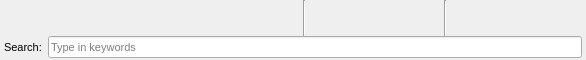
<?xml version="1.0" encoding="UTF-8"?>
<ui version="4.0">
 <class>MenueClass</class>
 <widget class="QWidget" name="MenueClass">
  <property name="geometry">
   <rect>
    <x>0</x>
    <y>0</y>
    <width>586</width>
    <height>60</height>
   </rect>
  </property>
  <property name="sizePolicy">
   <sizepolicy hsizetype="MinimumExpanding" vsizetype="Fixed">
    <horstretch>0</horstretch>
    <verstretch>0</verstretch>
   </sizepolicy>
  </property>
  <property name="minimumSize">
   <size>
    <width>0</width>
    <height>60</height>
   </size>
  </property>
  <property name="maximumSize">
   <size>
    <width>1000</width>
    <height>60</height>
   </size>
  </property>
  <property name="windowTitle">
   <string>WinMusik 3.0</string>
  </property>
  <property name="windowIcon">
   <iconset resource="../../resources.qrc">
    <normaloff>:/logo/resources/icon64.png</normaloff>:/logo/resources/icon64.png</iconset>
  </property>
  <layout class="QVBoxLayout" name="verticalLayout">
   <property name="spacing">
    <number>0</number>
   </property>
   <property name="margin" stdset="0">
    <number>0</number>
   </property>
   <item>
    <layout class="QHBoxLayout" name="horizontalLayout_3">
     <item>
      <widget class="QFrame" name="frame">
       <property name="enabled">
        <bool>true</bool>
       </property>
       <property name="sizePolicy">
        <sizepolicy hsizetype="Preferred" vsizetype="Preferred">
         <horstretch>0</horstretch>
         <verstretch>0</verstretch>
        </sizepolicy>
       </property>
       <property name="styleSheet">
        <string notr="true"/>
       </property>
       <property name="frameShape">
        <enum>QFrame::Shape::NoFrame</enum>
       </property>
       <property name="frameShadow">
        <enum>QFrame::Shadow::Plain</enum>
       </property>
       <property name="lineWidth">
        <number>0</number>
       </property>
       <property name="midLineWidth">
        <number>0</number>
       </property>
       <layout class="QHBoxLayout" name="horizontalLayout">
        <property name="spacing">
         <number>0</number>
        </property>
        <property name="margin" stdset="0">
         <number>0</number>
        </property>
        <item>
         <widget class="WMToolButton" name="toolButton_1">
          <property name="toolTip">
           <string>Music Cassette</string>
          </property>
          <property name="styleSheet">
           <string notr="true"/>
          </property>
          <property name="text">
           <string/>
          </property>
          <property name="icon">
           <iconset resource="../../resources.qrc">
            <normaloff>:/devices25/resources/tr25x25-0001.png</normaloff>:/devices25/resources/tr25x25-0001.png</iconset>
          </property>
          <property name="iconSize">
           <size>
            <width>25</width>
            <height>25</height>
           </size>
          </property>
          <property name="autoRaise">
           <bool>true</bool>
          </property>
         </widget>
        </item>
        <item>
         <widget class="WMToolButton" name="toolButton_2">
          <property name="toolTip">
           <string>Audio CD</string>
          </property>
          <property name="styleSheet">
           <string notr="true"/>
          </property>
          <property name="text">
           <string/>
          </property>
          <property name="icon">
           <iconset resource="../../resources.qrc">
            <normaloff>:/devices25/resources/tr25x25-0002.png</normaloff>:/devices25/resources/tr25x25-0002.png</iconset>
          </property>
          <property name="iconSize">
           <size>
            <width>25</width>
            <height>25</height>
           </size>
          </property>
          <property name="autoRaise">
           <bool>true</bool>
          </property>
         </widget>
        </item>
        <item>
         <widget class="WMToolButton" name="toolButton_3">
          <property name="toolTip">
           <string>Data Storage</string>
          </property>
          <property name="styleSheet">
           <string notr="true"/>
          </property>
          <property name="text">
           <string/>
          </property>
          <property name="icon">
           <iconset resource="../../resources.qrc">
            <normaloff>:/devices25/resources/tr25x25-0003.png</normaloff>:/devices25/resources/tr25x25-0003.png</iconset>
          </property>
          <property name="iconSize">
           <size>
            <width>25</width>
            <height>25</height>
           </size>
          </property>
          <property name="autoRaise">
           <bool>true</bool>
          </property>
         </widget>
        </item>
        <item>
         <widget class="WMToolButton" name="toolButton_4">
          <property name="toolTip">
           <string>Record</string>
          </property>
          <property name="styleSheet">
           <string notr="true"/>
          </property>
          <property name="text">
           <string/>
          </property>
          <property name="icon">
           <iconset resource="../../resources.qrc">
            <normaloff>:/devices25/resources/tr25x25-0004.png</normaloff>:/devices25/resources/tr25x25-0004.png</iconset>
          </property>
          <property name="iconSize">
           <size>
            <width>25</width>
            <height>25</height>
           </size>
          </property>
          <property name="autoRaise">
           <bool>true</bool>
          </property>
         </widget>
        </item>
        <item>
         <widget class="WMToolButton" name="toolButton_5">
          <property name="toolTip">
           <string>VHS-Tape</string>
          </property>
          <property name="styleSheet">
           <string notr="true"/>
          </property>
          <property name="text">
           <string/>
          </property>
          <property name="icon">
           <iconset resource="../../resources.qrc">
            <normaloff>:/devices25/resources/tr25x25-0005.png</normaloff>:/devices25/resources/tr25x25-0005.png</iconset>
          </property>
          <property name="iconSize">
           <size>
            <width>25</width>
            <height>25</height>
           </size>
          </property>
          <property name="autoRaise">
           <bool>true</bool>
          </property>
         </widget>
        </item>
        <item>
         <widget class="WMToolButton" name="toolButton_6">
          <property name="toolTip">
           <string>Other</string>
          </property>
          <property name="styleSheet">
           <string notr="true"/>
          </property>
          <property name="text">
           <string/>
          </property>
          <property name="icon">
           <iconset resource="../../resources.qrc">
            <normaloff>:/devices25/resources/tr25x25-0006.png</normaloff>:/devices25/resources/tr25x25-0006.png</iconset>
          </property>
          <property name="iconSize">
           <size>
            <width>25</width>
            <height>25</height>
           </size>
          </property>
          <property name="autoRaise">
           <bool>true</bool>
          </property>
         </widget>
        </item>
        <item>
         <widget class="WMToolButton" name="toolButton_7">
          <property name="toolTip">
           <string>MP3-CD</string>
          </property>
          <property name="styleSheet">
           <string notr="true"/>
          </property>
          <property name="text">
           <string/>
          </property>
          <property name="icon">
           <iconset resource="../../resources.qrc">
            <normaloff>:/devices25/resources/tr25x25-0007.png</normaloff>:/devices25/resources/tr25x25-0007.png</iconset>
          </property>
          <property name="iconSize">
           <size>
            <width>25</width>
            <height>25</height>
           </size>
          </property>
          <property name="autoRaise">
           <bool>true</bool>
          </property>
         </widget>
        </item>
        <item>
         <widget class="WMToolButton" name="toolButton_8">
          <property name="toolTip">
           <string>Tape</string>
          </property>
          <property name="styleSheet">
           <string notr="true"/>
          </property>
          <property name="text">
           <string/>
          </property>
          <property name="icon">
           <iconset resource="../../resources.qrc">
            <normaloff>:/devices25/resources/tr25x25-0008.png</normaloff>:/devices25/resources/tr25x25-0008.png</iconset>
          </property>
          <property name="iconSize">
           <size>
            <width>25</width>
            <height>25</height>
           </size>
          </property>
          <property name="autoRaise">
           <bool>true</bool>
          </property>
         </widget>
        </item>
        <item>
         <widget class="WMToolButton" name="toolButton_9">
          <property name="toolTip">
           <string>Audio DVD</string>
          </property>
          <property name="autoFillBackground">
           <bool>false</bool>
          </property>
          <property name="styleSheet">
           <string notr="true"/>
          </property>
          <property name="text">
           <string/>
          </property>
          <property name="icon">
           <iconset resource="../../resources.qrc">
            <normaloff>:/devices25/resources/tr25x25-0009.png</normaloff>:/devices25/resources/tr25x25-0009.png</iconset>
          </property>
          <property name="iconSize">
           <size>
            <width>25</width>
            <height>25</height>
           </size>
          </property>
          <property name="autoRaise">
           <bool>true</bool>
          </property>
         </widget>
        </item>
       </layout>
      </widget>
     </item>
     <item>
      <widget class="Line" name="line">
       <property name="orientation">
        <enum>Qt::Orientation::Vertical</enum>
       </property>
      </widget>
     </item>
     <item>
      <widget class="QFrame" name="frame_2">
       <property name="enabled">
        <bool>true</bool>
       </property>
       <property name="sizePolicy">
        <sizepolicy hsizetype="Preferred" vsizetype="Preferred">
         <horstretch>0</horstretch>
         <verstretch>0</verstretch>
        </sizepolicy>
       </property>
       <property name="styleSheet">
        <string notr="true"/>
       </property>
       <property name="frameShape">
        <enum>QFrame::Shape::NoFrame</enum>
       </property>
       <property name="frameShadow">
        <enum>QFrame::Shadow::Plain</enum>
       </property>
       <property name="lineWidth">
        <number>0</number>
       </property>
       <property name="midLineWidth">
        <number>0</number>
       </property>
       <layout class="QHBoxLayout" name="horizontalLayout_2">
        <property name="spacing">
         <number>0</number>
        </property>
        <property name="margin" stdset="0">
         <number>0</number>
        </property>
        <item>
         <widget class="QToolButton" name="searchButton">
          <property name="toolTip">
           <string>Search</string>
          </property>
          <property name="autoFillBackground">
           <bool>false</bool>
          </property>
          <property name="styleSheet">
           <string notr="true"/>
          </property>
          <property name="text">
           <string/>
          </property>
          <property name="icon">
           <iconset resource="../../resources.qrc">
            <normaloff>:/devices25/resources/tr25x25-0012.png</normaloff>:/devices25/resources/tr25x25-0012.png</iconset>
          </property>
          <property name="iconSize">
           <size>
            <width>25</width>
            <height>25</height>
           </size>
          </property>
          <property name="autoRaise">
           <bool>true</bool>
          </property>
         </widget>
        </item>
        <item>
         <widget class="QToolButton" name="coverButton">
          <property name="toolTip">
           <string>Print Cover</string>
          </property>
          <property name="autoFillBackground">
           <bool>false</bool>
          </property>
          <property name="styleSheet">
           <string notr="true"/>
          </property>
          <property name="text">
           <string/>
          </property>
          <property name="icon">
           <iconset resource="../../resources.qrc">
            <normaloff>:/devices25/resources/tr25x25-0010.png</normaloff>:/devices25/resources/tr25x25-0010.png</iconset>
          </property>
          <property name="iconSize">
           <size>
            <width>25</width>
            <height>25</height>
           </size>
          </property>
          <property name="autoRaise">
           <bool>true</bool>
          </property>
         </widget>
        </item>
        <item>
         <widget class="QToolButton" name="searchlistButton">
          <property name="toolTip">
           <string>Manage Searchlists</string>
          </property>
          <property name="autoFillBackground">
           <bool>false</bool>
          </property>
          <property name="styleSheet">
           <string notr="true"/>
          </property>
          <property name="text">
           <string/>
          </property>
          <property name="icon">
           <iconset resource="../../resources.qrc">
            <normaloff>:/devices25/resources/wanted.png</normaloff>:/devices25/resources/wanted.png</iconset>
          </property>
          <property name="iconSize">
           <size>
            <width>25</width>
            <height>25</height>
           </size>
          </property>
          <property name="autoRaise">
           <bool>true</bool>
          </property>
         </widget>
        </item>
        <item>
         <widget class="QToolButton" name="playlistButton">
          <property name="toolTip">
           <string>Manage Playlists</string>
          </property>
          <property name="autoFillBackground">
           <bool>false</bool>
          </property>
          <property name="styleSheet">
           <string notr="true"/>
          </property>
          <property name="text">
           <string/>
          </property>
          <property name="icon">
           <iconset resource="../../resources.qrc">
            <normaloff>:/devices25/resources/tr25x25-0016.png</normaloff>:/devices25/resources/tr25x25-0016.png</iconset>
          </property>
          <property name="iconSize">
           <size>
            <width>25</width>
            <height>25</height>
           </size>
          </property>
          <property name="autoRaise">
           <bool>true</bool>
          </property>
         </widget>
        </item>
        <item>
         <widget class="Line" name="line_2">
          <property name="orientation">
           <enum>Qt::Orientation::Vertical</enum>
          </property>
         </widget>
        </item>
        <item>
         <widget class="QToolButton" name="propertiesButton">
          <property name="toolTip">
           <string>Properties</string>
          </property>
          <property name="autoFillBackground">
           <bool>false</bool>
          </property>
          <property name="styleSheet">
           <string notr="true"/>
          </property>
          <property name="text">
           <string/>
          </property>
          <property name="icon">
           <iconset resource="../../resources.qrc">
            <normaloff>:/devices25/resources/tr25x25-0018.png</normaloff>:/devices25/resources/tr25x25-0018.png</iconset>
          </property>
          <property name="iconSize">
           <size>
            <width>25</width>
            <height>25</height>
           </size>
          </property>
          <property name="autoRaise">
           <bool>true</bool>
          </property>
         </widget>
        </item>
        <item>
         <widget class="QToolButton" name="aboutButton">
          <property name="toolTip">
           <string>about WinMusik</string>
          </property>
          <property name="autoFillBackground">
           <bool>false</bool>
          </property>
          <property name="styleSheet">
           <string notr="true"/>
          </property>
          <property name="text">
           <string/>
          </property>
          <property name="icon">
           <iconset resource="../../resources.qrc">
            <normaloff>:/devices25/resources/home.png</normaloff>:/devices25/resources/home.png</iconset>
          </property>
          <property name="iconSize">
           <size>
            <width>25</width>
            <height>25</height>
           </size>
          </property>
          <property name="autoRaise">
           <bool>true</bool>
          </property>
         </widget>
        </item>
        <item>
         <spacer name="horizontalSpacer">
          <property name="orientation">
           <enum>Qt::Orientation::Horizontal</enum>
          </property>
          <property name="sizeHint" stdset="0">
           <size>
            <width>40</width>
            <height>20</height>
           </size>
          </property>
         </spacer>
        </item>
       </layout>
      </widget>
     </item>
    </layout>
   </item>
   <item>
    <layout class="QHBoxLayout" name="horizontalLayout_4">
     <property name="leftMargin">
      <number>4</number>
     </property>
     <property name="rightMargin">
      <number>4</number>
     </property>
     <property name="bottomMargin">
      <number>2</number>
     </property>
     <item>
      <widget class="QLabel" name="label">
       <property name="font">
        <font>
         <pointsize>8</pointsize>
        </font>
       </property>
       <property name="text">
        <string>Search:</string>
       </property>
      </widget>
     </item>
     <item>
      <widget class="QLineEdit" name="searchEdit">
       <property name="font">
        <font>
         <pointsize>8</pointsize>
        </font>
       </property>
       <property name="placeholderText">
        <string>Type in keywords</string>
       </property>
      </widget>
     </item>
    </layout>
   </item>
  </layout>
 </widget>
 <layoutdefault spacing="6" margin="11"/>
 <customwidgets>
  <customwidget>
   <class>WMToolButton</class>
   <extends>QToolButton</extends>
   <header>wmtoolbutton.h</header>
  </customwidget>
 </customwidgets>
 <resources>
  <include location="../../resources.qrc"/>
 </resources>
 <connections/>
</ui>
